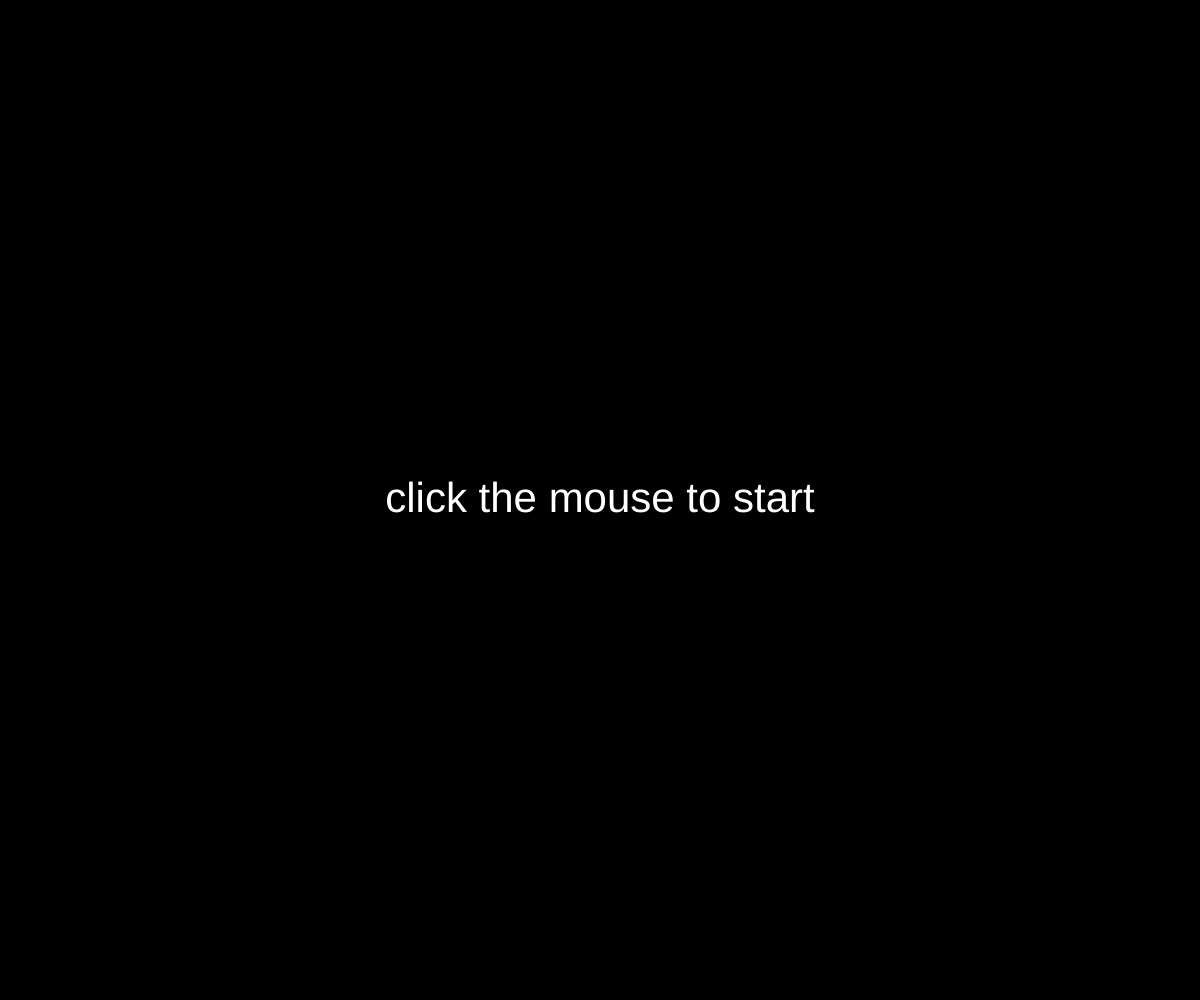
Frame 1 (no input)
Frame 60 (no input): identical to frame 1, image omitted
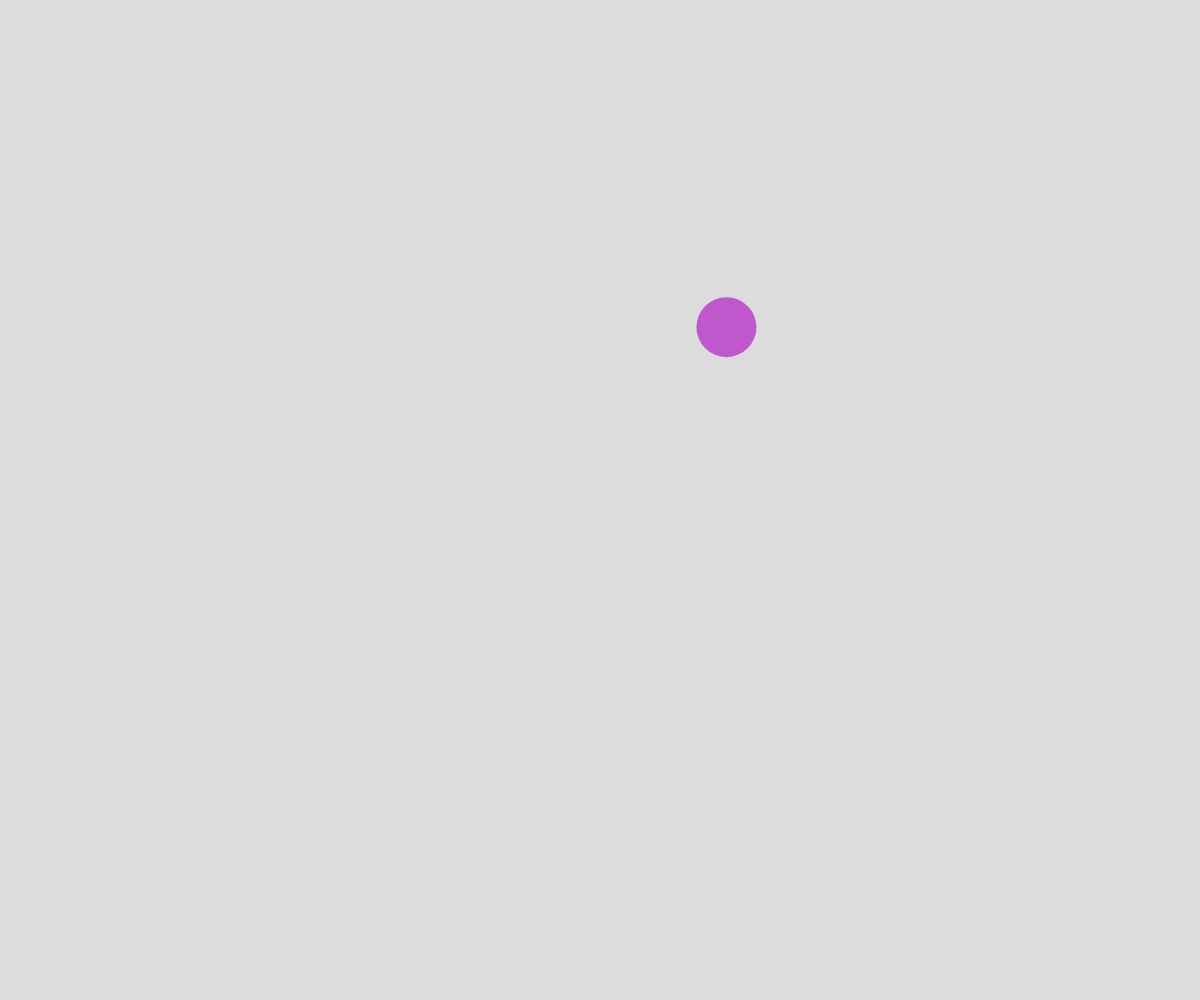
Frame 120 (the mouse pressed at the canvas centre since frame 60)

The p5.js sketch that drew these frames (run headless with seeded random() and noise() and a simulated clock; from frame 60 on, the mouse is pressed at the canvas centre):

// p5.js sketch
// ── sketch.js
// Project Title
// Your Name
// Date
//
// Extra for Experts:
// - describe what you did to take this project "above and beyond"


let x;
let y;
let dx;
let dy;
let radius = 30;
let r = 0;
let g = 255;
let b = 0;
let state = "start screen"; 

function setup() {
  createCanvas(windowWidth, windowHeight);
  x = width / 2;
  y = height / 2;
  dx = random(-5, 5);
  dy = random(-5, 5);
  changeCircleColour();
  noStroke();
}

function draw() {
  if (state === "start screen") {
    background("black");
    showInstructions();
  }
  else if (state === "bouncing ball") {
    background(220);
    drawCircle();
    moveCircle();
    bounceOffWall();
  }
}

function showInstructions() {
  fill("white");
  textSize(42);
  textAlign(CENTER, CENTER);
  text("click the mouse to start", width/2, height/2);


}

function mousePressed() {
  if (state === "start screen"){} {
    state = "bouncing ball";
  }
}



function keyTyped() {
  if (key === " ") {
    dx = random(-5, 5);
    dy = random(-5, 5);
  }
  if (key === "c") {
    changeCircleColour();
  }
}

function drawCircle() {
  //display circle
  fill(r, g, b);
  circle(x, y, radius * 2);
}

function moveCircle() {
  //move circle
  x += dx;
  y += dy;
}

function bounceOffWall() {
  //bounce if needed
  if (x + radius >= width || x - radius <= 0) {
    dx = -1 * dx;
    changeCircleColour();
  }
  if (y + radius >= height || y - radius <= 0) {
    dy = -1 * dy;
    changeCircleColour();
  }
}

function changeCircleColour() {
  r = random(255);
  g = random(255);
  b = random(255);
}
